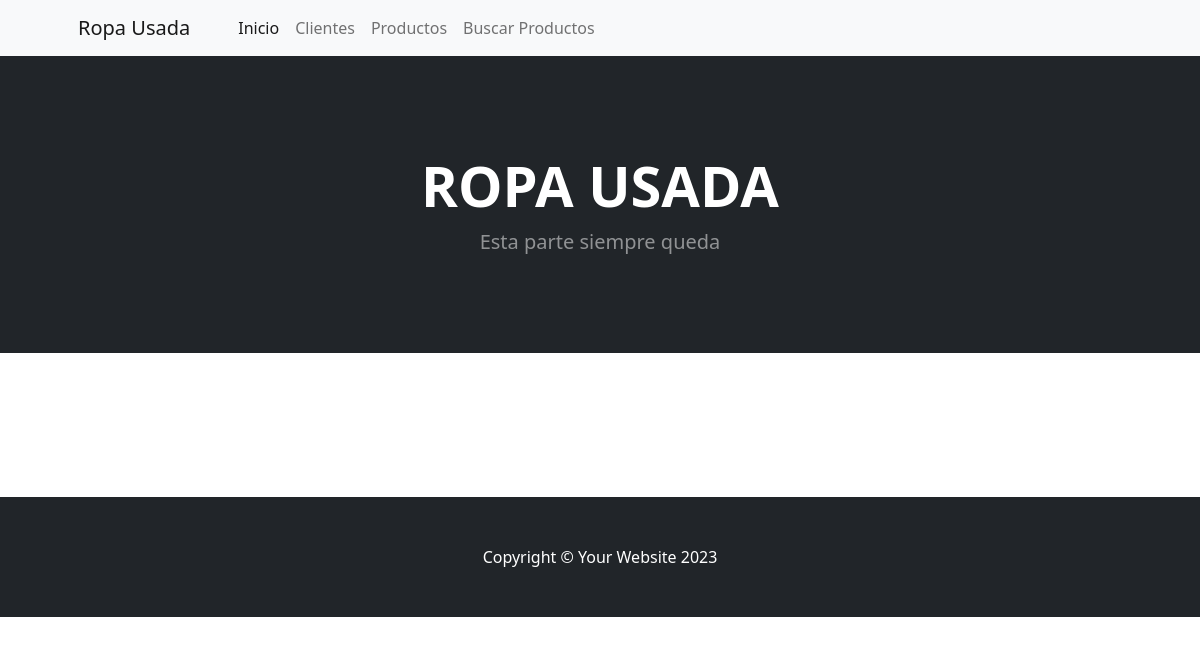
Before: /app/inicio/ with the older database file.
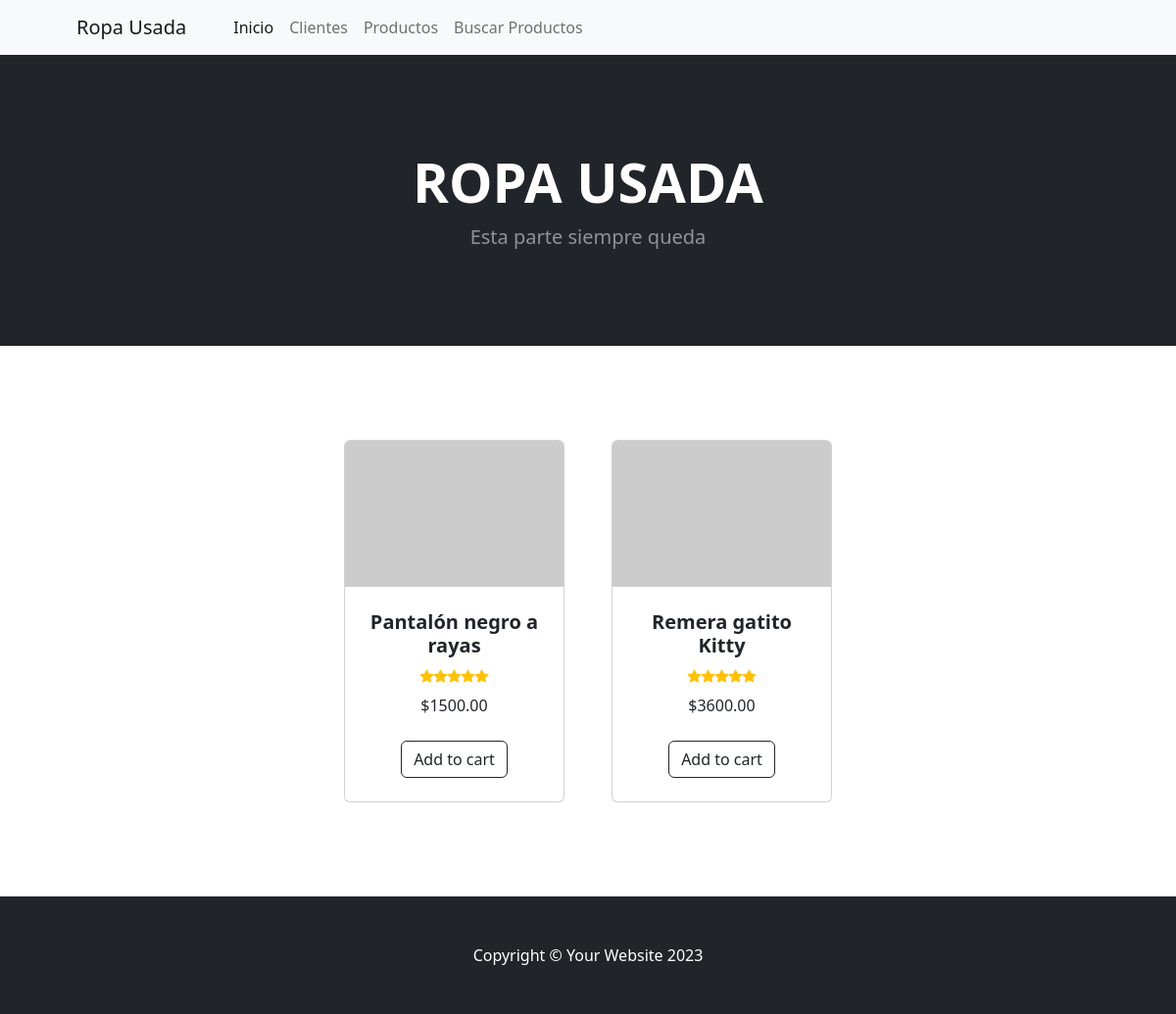
After: the same page with the newer database file.
### MiApp/models.py (models this page shows)
class Productos(models.Model):
    nombre    = models.CharField(max_length=80)
    categoria = models.CharField(max_length=20)
    precio    = models.DecimalField(max_digits=19, decimal_places=2)

### MiApp/views.py (the view)
# urls.py: path('inicio/', views.inicio, name='Inicio'),
def inicio(request):
    if request.method == "GET":
        mis_productos = Productos.objects.all()
    return render(request, "MiApp/resultados.html", {"productos":mis_productos})

### MiApp/templates/MiApp/resultados.html (shortened to what this page needs)
{% extends 'MiApp/base.html' %}
{% load static %}
{% block seccion1 %}
    <section class="py-5">
        <div class="container px-4 px-lg-5 mt-5">
            <div class="row gx-4 gx-lg-5 row-cols-2 row-cols-md-3 row-cols-xl-4 justify-content-center">
                {% for producto in productos %}
                    <div class="col mb-5">
                        <div class="card h-100">
                            <img class="card-img-top" src="https://dummyimage.com/450x300/dee2e6/6c757d.jpg" alt="..." />
                            <div class="card-body p-4">
                                <div class="text-center">
                                    <h5 class="fw-bolder">{{ producto.nombre }}</h5>
                                    <div class="d-flex justify-content-center small text-warning mb-2">
                                        <div class="bi-star-fill"></div>
                                        <div class="bi-star-fill"></div>
                                        <div class="bi-star-fill"></div>
                                        <div class="bi-star-fill"></div>
                                        <div class="bi-star-fill"></div>
                                    </div>
                                    ${{ producto.precio }}
                                </div>
                            </div>
                            <div class="card-footer p-4 pt-0 border-top-0 bg-transparent">
                                <div class="text-center"><a class="btn btn-outline-dark mt-auto" href="#">Add to cart</a></div>
                            </div>
                        </div>
                    </div>
                {% endfor %}
            </div>
        </div>
    </section>
{% endblock seccion1 %}

Changed rows visible on the page:
added Productos: nombre "Pantalón negro a rayas", precio "1500.00"
added Productos: nombre "Remera gatito Kitty", precio "3600.00"
